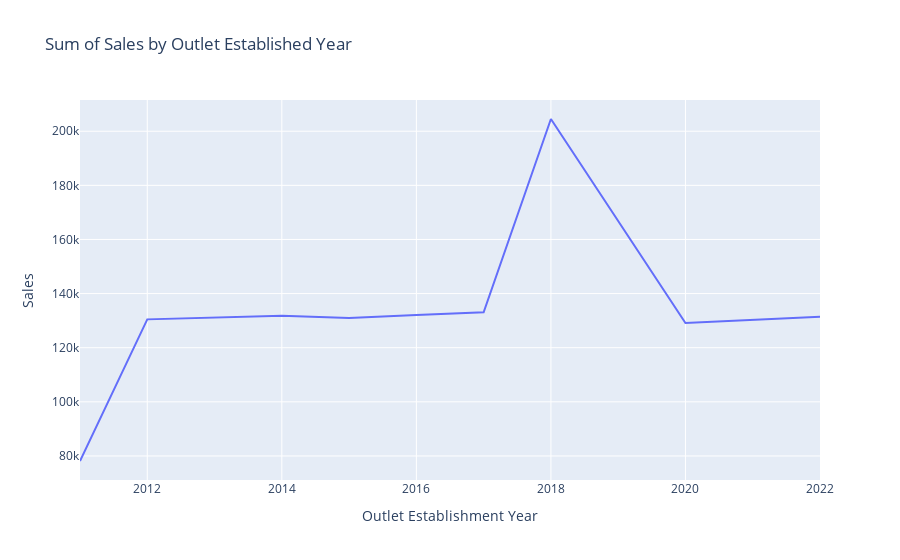

The notebook cell saved with this chart:
### Code cell
# Create a Line Chart: Sum of Sales by Outlet Established Year
sales_by_year = df.groupby('Outlet Establishment Year')['Sales'].sum().reset_index()
line_chart = px.line(sales_by_year, 
                     x='Outlet Establishment Year', 
                     y='Sales', 
                     title='Sum of Sales by Outlet Established Year')
line_chart.show()

### Figure 1 — Plotly figure (JSON) as saved in the notebook; plotly's stock layout.template omitted (floating-point values rounded to 4 significant figures)
{"data": [{"hovertemplate": "Outlet Establishment Year=%{x}<br>Sales=%{y}<extra></extra>", "legendgroup": "", "line": {"color": "#636efa", "dash": "solid"}, "marker": {"symbol": "circle"}, "mode": "lines", "name": "", "orientation": "v", "showlegend": false, "type": "scatter", "x": [2011, 2012, 2014, 2015, 2016, 2017, 2018, 2020, 2022], "xaxis": "x", "y": [78130.0, 130500.0, 131800.0, 130900.0, 132100.0, 133100.0, 204500.0, 129100.0, 131500.0], "yaxis": "y"}], "layout": {"legend": {"tracegroupgap": 0}, "title": {"text": "Sum of Sales by Outlet Established Year"}, "xaxis": {"anchor": "y", "domain": [0, 1], "title": {"text": "Outlet Establishment Year"}}, "yaxis": {"anchor": "x", "domain": [0, 1], "title": {"text": "Sales"}}}}
